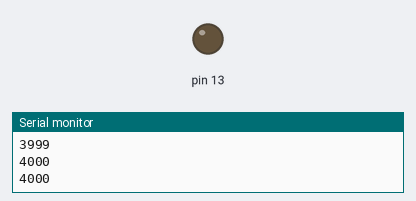
Bench run of a sketch on a simulated Arduino Uno, built with avr-gcc and run on an emulated ATmega328P. Shown: output pins drawn as LEDs (lit = HIGH), the last lines printed to the serial monitor.

Above: at 14.0 s.
At 44.0 s:
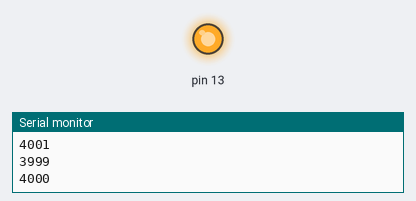
Timing chart, 0 to 83.2 s (numbered marks = the images above):
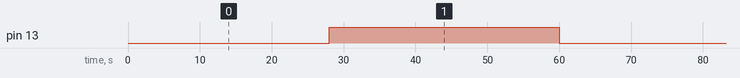

The sketch:

InterruptTest.ino
```cpp
/* InterruptTest
 * Code modified from http://www.instructables.com/id/Arduino-Timer-Interrupts/?ALLSTEPS
 */
void setup() {
  Serial.begin(19200);
  cli();        // clear interrupt stop interrupts from messing with setup
  TCCR1A = 0;   // clearing registers
  TCCR1B = 0;
  TCNT1 = 0;

  OCR1A = 62499; // for 0.25 Hz (16e6)/(0.25*1024) - 1= clk_spd/(des_frq*pre_scale) - 1
  TCCR1B |= (1 << WGM12); // turn on CTC mode
  TCCR1B |= (1 << CS12) | (1 << CS10); // set 1024 prescale factor
  TIMSK1 |= (1 << OCIE1A); // enable timer compare interrupt
  sei();         // set enable interrupt reallow interrupts

  pinMode(13,OUTPUT);
}

char count = 0;
unsigned long prev = 0;
unsigned long curr = 0;
ISR (TIMER1_COMPA_vect) { // timer one interrupt function
  prev = curr;
  curr = millis();
  Serial.println(curr - prev);
  count++;
  if (count >=8) {
    digitalWrite(13,digitalRead(13) == LOW ? HIGH : LOW);
    Serial.println("Send text here.");
    count = 0;
  }
}

void loop() {}
```

Measured:
- by itself, pin 13: alternates HIGH for 32.0 s and LOW for 32.0 s
